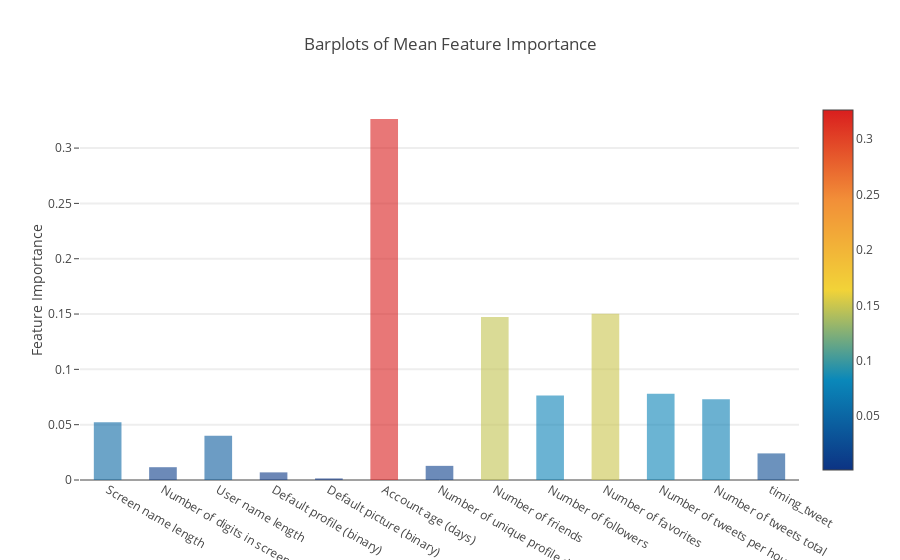

Here is the notebook cell this chart was saved with:
### Markdown cell above
### Plotly Barplot of Average Feature Importances

Having obtained the mean feature importance across all our classifiers, we can plot them into a Plotly bar plot as follows:

### Code cell
y = feature_dataframe['mean'].values
x = feature_dataframe['features'].values
data = [go.Bar(
            x= x,
             y= y,
            width = 0.5,
            marker=dict(
               color = feature_dataframe['mean'].values,
            colorscale='Portland',
            showscale=True,
            reversescale = False
            ),
            opacity=0.6
        )]

layout= go.Layout(
    autosize= True,
    title= 'Barplots of Mean Feature Importance',
    hovermode= 'closest',
#     xaxis= dict(
#         title= 'Pop',
#         ticklen= 5,
#         zeroline= False,
#         gridwidth= 2,
#     ),
    yaxis=dict(
        title= 'Feature Importance',
        ticklen= 5,
        gridwidth= 2
    ),
    showlegend= False
)
fig = go.Figure(data=data, layout=layout)
py.iplot(fig, filename='bar-direct-labels')

### Figure 1 — Plotly figure (JSON) as saved in the notebook; plotly's stock layout.template omitted (floating-point values rounded to 4 significant figures)
{"data": [{"marker": {"color": [0.05228, 0.01157, 0.04001, 0.006892, 0.001439, 0.3263, 0.01278, 0.1474, 0.07627, 0.1502, 0.078, 0.07287, 0.02404], "colorscale": "Portland", "reversescale": false, "showscale": true}, "opacity": 0.6, "type": "bar", "uid": "d7da44d0-cff4-48d8-9b8e-eaee246c8d1b", "width": 0.5, "x": ["Screen name length", "Number of digits in screen name", "User name length", "Default profile (binary)", "Default picture (binary)", "Account age (days)", "Number of unique profile descriptions", "Number of friends", "Number of followers", "Number of favorites", "Number of tweets per hour", "Number of tweets total", "timing_tweet"], "y": [0.05228, 0.01157, 0.04001, 0.006892, 0.001439, 0.3263, 0.01278, 0.1474, 0.07627, 0.1502, 0.078, 0.07287, 0.02404]}], "layout": {"autosize": true, "hovermode": "closest", "showlegend": false, "title": "Barplots of Mean Feature Importance", "yaxis": {"gridwidth": 2, "ticklen": 5, "title": "Feature Importance"}}}
